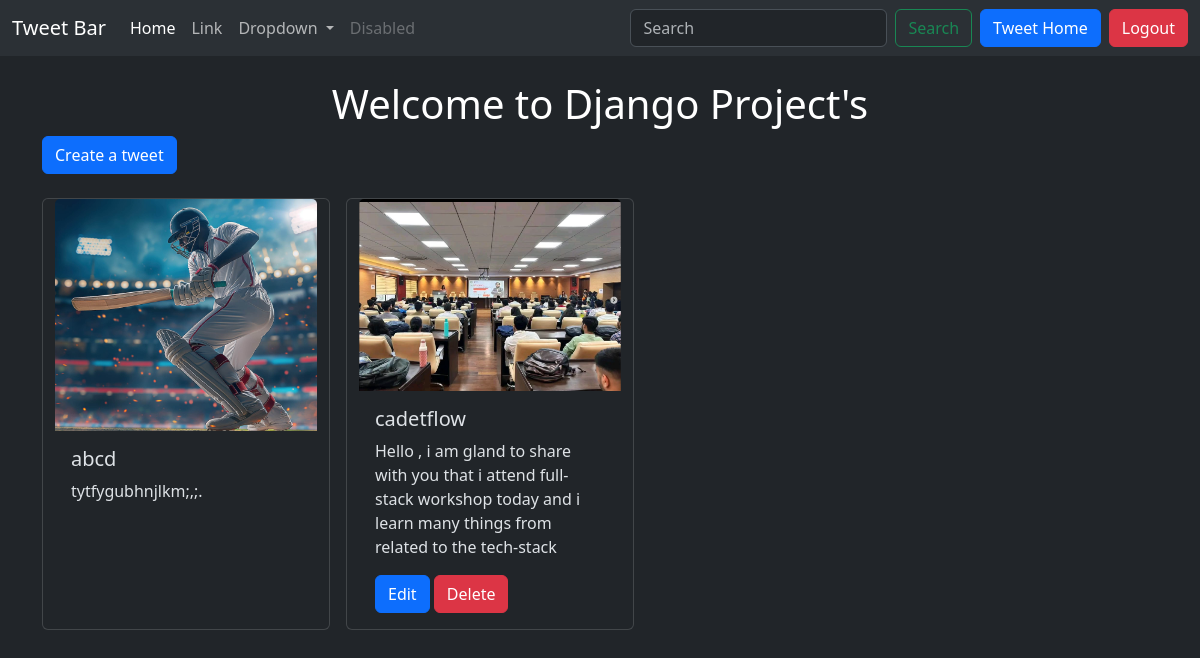
The page /tweet/ (signed in) on the database its author committed.
### tweet/models.py (models this page shows, shortened)
class Tweet(models.Model):
      user = models.ForeignKey(User,on_delete=models.CASCADE)
      text = models.TextField(max_length=250)
      photo = models.ImageField(
      upload_to='photos/', blank=True ,null=True)
      created_at = models.DateTimeField(auto_now_add=True)
      updated_at =models.DateTimeField(auto_now=True)

### tweet/views.py (the view)
# urls.py: path('', views.tweet_list ,name='tweet_list'),
def tweet_list(request):
  tweets = Tweet.objects.all().order_by('-created_at')
  return render(request, 'tweet_list.html',{'tweets':tweets})

### tweet/templates/tweet_list.html (shortened to what this page needs)
{% extends 'layout.html' %}
{% block content %}
<h1 class="text-center text-white mt-4">Welcome to Django Project's</h1>
<a class="btn btn-primary mb-4" href="{% url 'tweet_create' %}">Create a tweet</a>
<div class="container row gap-3">
    {% for tweet in tweets %}
      <div class="card" style="width: 18rem;">
             {% if tweet.photo %}
               <img src="{{ tweet.photo.url }}" class="card-img-top" alt="...">
             {% else %}
                <img src="https://via.placeholder.com/150" class="card-img-top" alt="No image">
             {% endif %}
             <div class="card-body">
             <h5 class="card-title">{{ tweet.user.username }}</h5>
             <p class="card-text">{{ tweet.text }}</p>
             {% if tweet.user == user %}
             <a href="{% url 'tweet_edit' tweet.id %}" class="btn btn-primary">Edit</a>
             <form method="post" action="{% url 'tweet_delete' tweet.id %}" style="display:inline;">
              <button type="submit" class="btn btn-danger">Delete</button>
              {% endif %}
        </div>
      </div>
    {% endfor %}
</div>
{% endblock %}

### rows shown on the page
Tweet: photo (picture), user.username "abcd", text "tytfygubhnjlkm;,;."
Tweet: photo (picture), user.username "cadetflow", text "Hello , i am gland to share with you that i attend full-stack workshop today and i learn many things from related to the tech-stack", shows "Edit"
